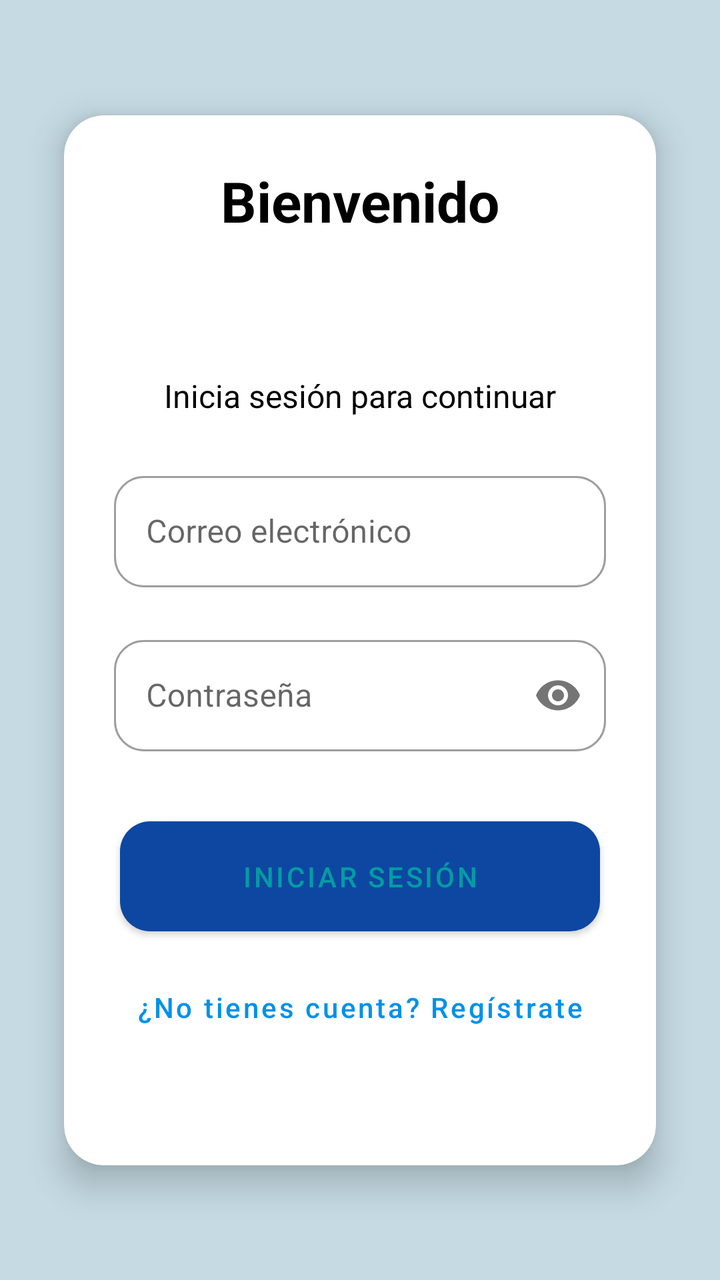
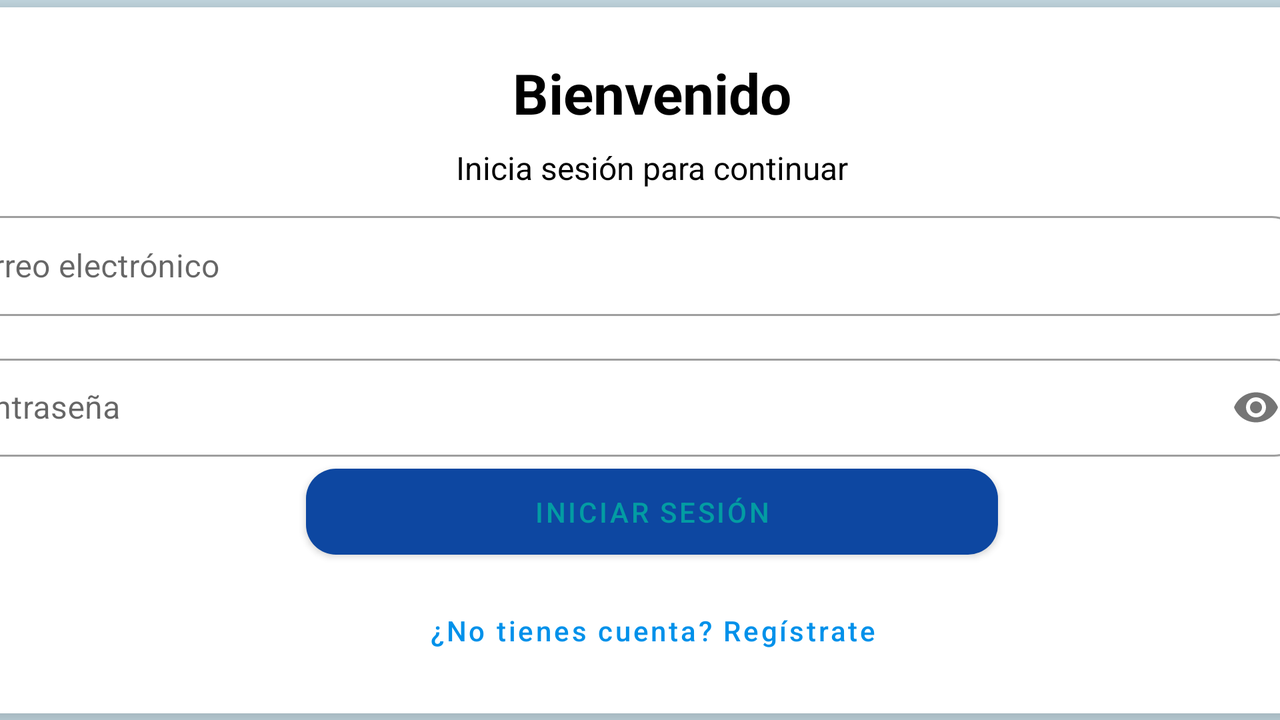

Two renders of one Android screen. The first uses the default layout on a phone; the second uses the alternative layout the repository ships for a different screen configuration, on a matching device. The two XML files are below.
<!-- AndroidManifest.xml: activity theme Theme.DistribuidoraAli -->
<!-- res/layout/activity_main.xml -->
<?xml version="1.0" encoding="utf-8"?>
<androidx.constraintlayout.widget.ConstraintLayout xmlns:android="http://schemas.android.com/apk/res/android"
    xmlns:app="http://schemas.android.com/apk/res-auto"
    xmlns:tools="http://schemas.android.com/tools"
    android:layout_width="match_parent"
    android:layout_height="match_parent"
    android:background="#3A025E85"
    tools:context=".MainActivity">

    <androidx.cardview.widget.CardView
        android:id="@+id/loginCardView"
        android:layout_width="0dp"
        android:layout_height="wrap_content"
        android:layout_marginStart="32dp"
        android:layout_marginEnd="32dp"
        app:cardCornerRadius="20dp"
        app:cardElevation="10dp"
        app:layout_constraintBottom_toBottomOf="parent"
        app:layout_constraintEnd_toEndOf="parent"
        app:layout_constraintStart_toStartOf="parent"
        app:layout_constraintTop_toTopOf="parent">

        <androidx.constraintlayout.widget.ConstraintLayout
            android:layout_width="match_parent"
            android:layout_height="525dp"
            android:padding="24dp"
            tools:ignore="TextSizeCheck">

            <TextView
                android:id="@+id/titleTextView"
                android:layout_width="wrap_content"
                android:layout_height="wrap_content"
                android:text="@string/bienvenido"
                android:textColor="#000000"
                android:textSize="28sp"
                android:textStyle="bold"
                app:layout_constraintEnd_toEndOf="parent"
                app:layout_constraintHorizontal_bias="0.5"
                app:layout_constraintStart_toStartOf="parent"
                app:layout_constraintTop_toTopOf="parent" />

            <TextView
                android:id="@+id/subtitleTextView"
                android:layout_width="wrap_content"
                android:layout_height="wrap_content"
                android:layout_marginTop="68dp"
                android:text="@string/inicia_sesi_n_para_continuar"
                android:textColor="#000000"
                android:textSize="16sp"
                app:layout_constraintEnd_toEndOf="parent"
                app:layout_constraintStart_toStartOf="parent"
                app:layout_constraintTop_toBottomOf="@id/titleTextView" />

            <com.google.android.material.textfield.TextInputLayout
                android:id="@+id/emailInputLayout"
                style="@style/Widget.MaterialComponents.TextInputLayout.OutlinedBox"
                android:layout_width="246dp"
                android:layout_height="66dp"
                android:layout_marginTop="24dp"
                app:boxCornerRadiusBottomEnd="15dp"
                app:boxCornerRadiusBottomStart="15dp"
                app:boxCornerRadiusTopEnd="15dp"
                app:boxCornerRadiusTopStart="15dp"
                app:layout_constraintEnd_toEndOf="parent"
                app:layout_constraintStart_toStartOf="parent"
                app:layout_constraintTop_toBottomOf="@id/subtitleTextView">

                <com.google.android.material.textfield.TextInputEditText
                    android:id="@+id/emailEditText"
                    android:layout_width="match_parent"
                    android:layout_height="wrap_content"
                    android:hint="@string/correo_electr_nico"
                    android:inputType="textEmailAddress"
                    android:textColorHint="#757575"
                    tools:ignore="VisualLintTextFieldSize,TextContrastCheck" />

            </com.google.android.material.textfield.TextInputLayout>

            <com.google.android.material.textfield.TextInputLayout
                android:id="@+id/passwordInputLayout"
                style="@style/Widget.MaterialComponents.TextInputLayout.OutlinedBox"
                android:layout_width="246dp"
                android:layout_height="66dp"
                android:layout_marginTop="16dp"
                app:boxCornerRadiusBottomEnd="15dp"
                app:boxCornerRadiusBottomStart="15dp"
                app:boxCornerRadiusTopEnd="15dp"
                app:boxCornerRadiusTopStart="15dp"
                app:layout_constraintEnd_toEndOf="parent"
                app:layout_constraintStart_toStartOf="parent"
                app:layout_constraintTop_toBottomOf="@id/emailInputLayout"
                app:passwordToggleEnabled="true">

                <com.google.android.material.textfield.TextInputEditText
                    android:id="@+id/passwordEditText"
                    android:layout_width="match_parent"
                    android:layout_height="wrap_content"
                    android:hint="@string/contrase_a"
                    android:inputType="textPassword"
                    tools:ignore="TextContrastCheck,TextContrastCheck,VisualLintTextFieldSize" />

            </com.google.android.material.textfield.TextInputLayout>

            <Button
                android:id="@+id/loginButton"
                style="@style/Widget.MaterialComponents.Button"
                android:layout_width="240dp"
                android:layout_height="67dp"
                android:layout_marginTop="24dp"
                android:paddingTop="12dp"
                android:paddingBottom="12dp"
                android:text="@string/iniciar_sesi_n"
                android:textColor="#B400BFA5"
                app:cornerRadius="15dp"
                app:layout_constraintEnd_toEndOf="parent"
                app:layout_constraintStart_toStartOf="parent"
                app:layout_constraintTop_toBottomOf="@id/passwordInputLayout" />

            <Button
                android:id="@+id/registerButton"
                style="@style/Widget.MaterialComponents.Button.TextButton"
                android:layout_width="wrap_content"
                android:layout_height="wrap_content"
                android:layout_marginTop="8dp"
                android:text="@string/no_tienes_cuenta_reg_strate"
                android:textAllCaps="false"
                android:textColor="#0091EA"
                app:layout_constraintEnd_toEndOf="parent"
                app:layout_constraintStart_toStartOf="parent"
                app:layout_constraintTop_toBottomOf="@id/loginButton" />

            <androidx.constraintlayout.widget.Guideline
                android:layout_width="wrap_content"
                android:layout_height="wrap_content" />

        </androidx.constraintlayout.widget.ConstraintLayout>

    </androidx.cardview.widget.CardView>

    <ImageButton
        android:id="@+id/themeToggleButton"
        android:layout_width="89dp"
        android:layout_height="64dp"
        android:layout_marginStart="16dp"
        android:layout_marginTop="36dp"
        android:background="?android:attr/selectableItemBackgroundBorderless"
        android:contentDescription="@string/toggle_theme_description"
        android:padding="8dp"
        app:layout_constraintStart_toStartOf="parent"
        app:layout_constraintTop_toTopOf="parent"
        app:srcCompat="@drawable/ic_baseline_dark_mode_24b"
        app:tint="@color/icon_color"
        tools:ignore="SpeakableTextPresentCheck" />

</androidx.constraintlayout.widget.ConstraintLayout>
<!-- resources referenced by this layout -->
<resources>
  <color name="icon_color">#212121</color>
  <string name="bienvenido">Bienvenido</string>
  <string name="contrase_a">Contraseña</string>
  <string name="correo_electr_nico">Correo electrónico</string>
  <string name="inicia_sesi_n_para_continuar">Inicia sesión para continuar</string>
  <string name="iniciar_sesi_n">Iniciar Sesión</string>
  <string name="no_tienes_cuenta_reg_strate">¿No tienes cuenta? Regístrate</string>
  <string name="toggle_theme_description" />
  <style name="Theme.DistribuidoraAli" parent="Theme.MaterialComponents.DayNight.NoActionBar">
          <item name="colorPrimary">@color/primary_color</item>
          <item name="colorPrimaryVariant">@color/secondary_color</item>
          <item name="colorOnPrimary">@color/background_light</item>
  
          <item name="colorSecondary">@color/tertiary_color</item>
          <item name="colorSecondaryVariant">@color/tertiary_color</item>
          <item name="colorOnSecondary">@color/background_light</item>
  
          <item name="android:statusBarColor" tools:targetApi="l">?attr/colorPrimaryVariant</item>
      </style>
  <color name="primary_color">#0D47A1</color>
  <color name="secondary_color">#1976D2</color>
  <color name="background_light">#F5F5F5</color>
  <color name="tertiary_color">#E91E63</color>
</resources>
<!-- res/layout-land/activity_main.xml (the repository's variant of the layout above) -->
<!-- drawn on the phone turned sideways -->
<?xml version="1.0" encoding="utf-8"?>
<androidx.constraintlayout.widget.ConstraintLayout xmlns:android="http://schemas.android.com/apk/res/android"
    xmlns:app="http://schemas.android.com/apk/res-auto"
    xmlns:tools="http://schemas.android.com/tools"
    android:layout_width="match_parent"
    android:layout_height="match_parent"
    android:background="#3A025E85"
    tools:context=".MainActivity">

    <androidx.cardview.widget.CardView
        android:id="@+id/loginCardView"
        android:layout_width="767dp"
        android:layout_height="353dp"
        android:layout_marginStart="24dp"
        android:layout_marginEnd="24dp"
        app:cardCornerRadius="20dp"
        app:cardElevation="10dp"
        app:layout_constraintBottom_toBottomOf="parent"
        app:layout_constraintEnd_toEndOf="parent"
        app:layout_constraintStart_toStartOf="parent"
        app:layout_constraintTop_toTopOf="parent"
        app:layout_constraintWidth_percent="0.9">

        <androidx.constraintlayout.widget.ConstraintLayout
            android:layout_width="778dp"
            android:layout_height="387dp"
            android:padding="24dp">

            <TextView
                android:id="@+id/titleTextView"
                android:layout_width="wrap_content"
                android:layout_height="wrap_content"
                android:text="@string/bienvenido"
                android:textColor="#000000"
                android:textSize="28sp"
                android:textStyle="bold"
                app:layout_constraintEnd_toEndOf="parent"
                app:layout_constraintStart_toStartOf="parent"
                app:layout_constraintTop_toTopOf="parent" />

            <TextView
                android:id="@+id/subtitleTextView"
                android:layout_width="wrap_content"
                android:layout_height="wrap_content"
                android:layout_marginTop="8dp"
                android:text="@string/inicia_sesi_n_para_continuar"
                android:textColor="#000000"
                android:textSize="16sp"
                app:layout_constraintEnd_toEndOf="parent"
                app:layout_constraintStart_toStartOf="parent"
                app:layout_constraintTop_toBottomOf="@id/titleTextView" />

            <com.google.android.material.textfield.TextInputLayout
                android:id="@+id/emailInputLayout"
                style="@style/Widget.MaterialComponents.TextInputLayout.OutlinedBox"
                android:layout_width="0dp"
                android:layout_height="wrap_content"
                android:layout_marginTop="8dp"
                app:boxCornerRadiusBottomEnd="15dp"
                app:boxCornerRadiusBottomStart="15dp"
                app:boxCornerRadiusTopEnd="15dp"
                app:boxCornerRadiusTopStart="15dp"
                app:layout_constraintEnd_toEndOf="parent"
                app:layout_constraintHorizontal_bias="0.0"
                app:layout_constraintStart_toStartOf="parent"
                app:layout_constraintTop_toBottomOf="@id/subtitleTextView">

                <com.google.android.material.textfield.TextInputEditText
                    android:id="@+id/emailEditText"
                    android:layout_width="690dp"
                    android:layout_height="50dp"
                    android:hint="@string/correo_electr_nico"
                    android:inputType="textEmailAddress"
                    android:textColorHint="#757575"
                    tools:ignore="VisualLintTextFieldSize,TextContrastCheck" />

            </com.google.android.material.textfield.TextInputLayout>

            <com.google.android.material.textfield.TextInputLayout
                android:id="@+id/passwordInputLayout"
                style="@style/Widget.MaterialComponents.TextInputLayout.OutlinedBox"
                android:layout_width="0dp"
                android:layout_height="wrap_content"
                android:layout_marginTop="16dp"
                app:boxCornerRadiusBottomEnd="15dp"
                app:boxCornerRadiusBottomStart="15dp"
                app:boxCornerRadiusTopEnd="15dp"
                app:boxCornerRadiusTopStart="15dp"
                app:layout_constraintEnd_toEndOf="parent"
                app:layout_constraintStart_toStartOf="parent"
                app:layout_constraintTop_toBottomOf="@id/emailInputLayout"
                app:passwordToggleEnabled="true">

                <com.google.android.material.textfield.TextInputEditText
                    android:id="@+id/passwordEditText"
                    android:layout_width="691dp"
                    android:layout_height="49dp"
                    android:hint="@string/contrase_a"
                    android:inputType="textPassword"
                    tools:ignore="TextContrastCheck,TextContrastCheck,VisualLintTextFieldSize" />

            </com.google.android.material.textfield.TextInputLayout>

            <Button
                android:id="@+id/loginButton"
                style="@style/Widget.MaterialComponents.Button"
                android:layout_width="346dp"
                android:layout_height="55dp"
                android:paddingTop="12dp"
                android:paddingBottom="12dp"
                android:text="@string/iniciar_sesi_n"
                android:textColor="#B400BFA5"
                app:cornerRadius="15dp"
                app:layout_constraintEnd_toEndOf="parent"
                app:layout_constraintStart_toStartOf="parent"
                app:layout_constraintTop_toBottomOf="@+id/passwordInputLayout" />

            <ImageButton
                android:id="@+id/themeToggleButton"
                android:layout_width="89dp"
                android:layout_height="64dp"
                android:layout_marginStart="60dp"
                android:layout_marginTop="4dp"
                android:layout_marginBottom="7dp"
                android:background="?android:attr/selectableItemBackgroundBorderless"
                android:contentDescription="@string/toggle_theme_description"
                android:padding="8dp"
                app:layout_constraintBottom_toTopOf="@+id/emailInputLayout"
                app:layout_constraintEnd_toStartOf="@+id/titleTextView"
                app:layout_constraintHorizontal_bias="0.0"
                app:layout_constraintStart_toStartOf="parent"
                app:layout_constraintTop_toTopOf="parent"
                app:layout_constraintVertical_bias="0.0"
                app:srcCompat="@drawable/ic_baseline_dark_mode_24b"
                app:tint="@color/icon_color"
                tools:ignore="SpeakableTextPresentCheck" />

            <Button
                android:id="@+id/registerButton"
                style="@style/Widget.MaterialComponents.Button.TextButton"
                android:layout_width="wrap_content"
                android:layout_height="wrap_content"
                android:layout_marginTop="8dp"
                android:text="@string/no_tienes_cuenta_reg_strate"
                android:textAllCaps="false"
                android:textColor="#0091EA"
                app:layout_constraintEnd_toEndOf="parent"
                app:layout_constraintHorizontal_bias="0.501"
                app:layout_constraintStart_toStartOf="parent"
                app:layout_constraintTop_toBottomOf="@id/loginButton" />

        </androidx.constraintlayout.widget.ConstraintLayout>

    </androidx.cardview.widget.CardView>

    <androidx.constraintlayout.widget.Guideline
        android:layout_width="wrap_content"
        android:layout_height="wrap_content" />

</androidx.constraintlayout.widget.ConstraintLayout>
